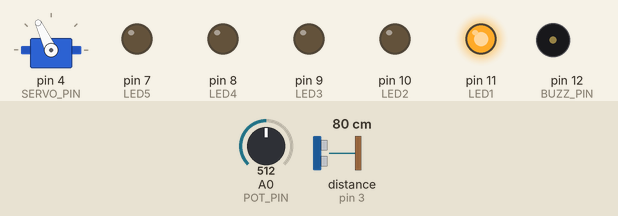
Bench run of a sketch on a simulated Arduino Uno, built with avr-gcc and run on an emulated ATmega328P. Parts: servo, output pins drawn as LEDs (lit = HIGH), buzzer (waves = sounding, pin HIGH). Wiring (inferred from the names in the program): ultrasonic range finder: trigger pin 2; echo pin 3. Inputs (shaded band) come from the test bench; at power-on: distance to the obstacle (sensor on pin 3) 80 cm, A0 (POT_PIN) = 512. The echo pulse lasts 58.3 µs per cm; pins used as bus, display or sensor lines are not drawn.

Above: at 2.5 s.
2.6 s: distance to the obstacle (sensor on pin 3) set to 2 cm
At 3.0 s:
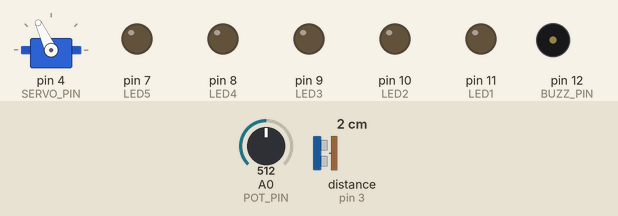
4.1 s: A0 (POT_PIN) set to 306
At 5.3 s:
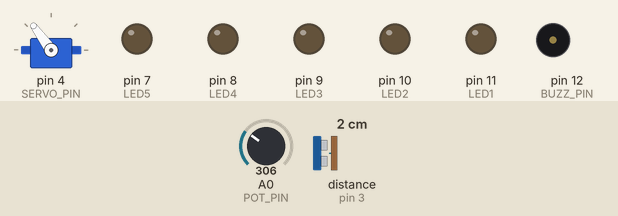
5.6 s: distance to the obstacle (sensor on pin 3) set to 18 cm
At 5.78 s:
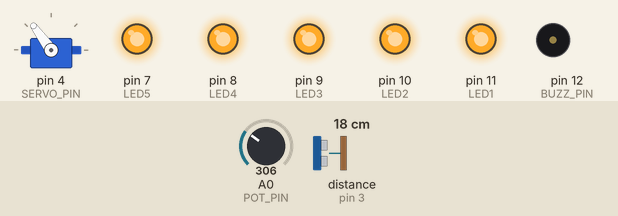
8.6 s: distance to the obstacle (sensor on pin 3) set to 78 cm
At 9.6 s:
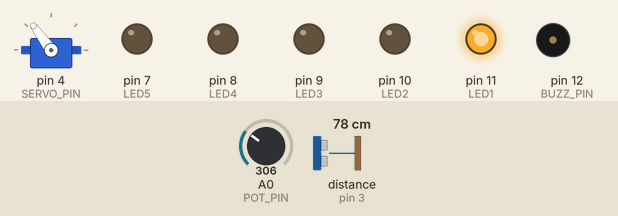
11.6 s: A0 (POT_PIN) set to 511
At 11.79 s:
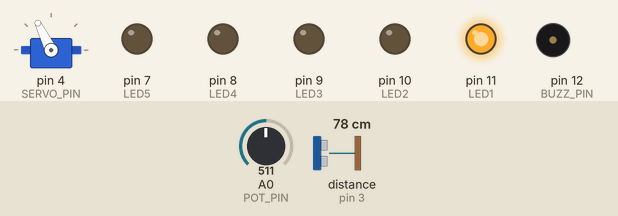
14.6 s: distance to the obstacle (sensor on pin 3) set to 35 cm
At 15.12 s:
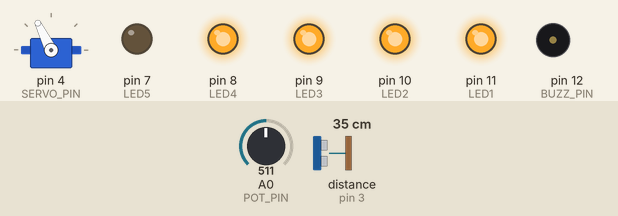
Timing chart, 0 to 18.6 s (numbered marks = the images above; inputs shaded):
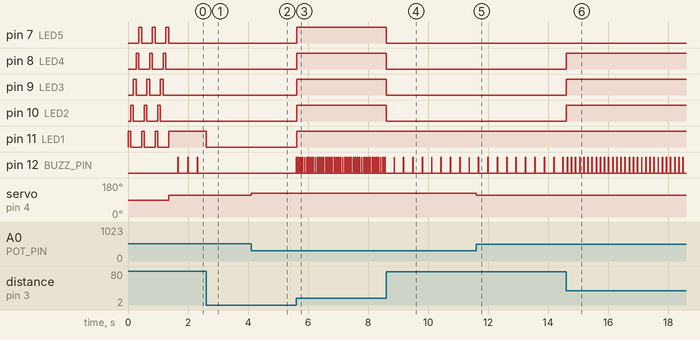

The sketch:

Radar.ino
```cpp
#include <Servo.h>

#define SERVO_PIN 4
#define POT_PIN A0
#define POT_MIN 0
#define POT_MAX 1024
#define ANGLE_MIN 88
#define ANGLE_MAX 142

#define BUZZ_PIN 12
#define ECHO_PIN 3
#define TRIG_PIN 2

#define LED1 11
#define LED2 10
#define LED3 9
#define LED4 8
#define LED5 7

int leds[5] = {LED1, LED2, LED3, LED4, LED5};

Servo servo = Servo();

int beep_delay;
long last_beep_timestamp;

void setup(){
  servo.attach(SERVO_PIN);

  pinMode(TRIG_PIN, OUTPUT);
  pinMode(ECHO_PIN, INPUT);

  pinMode(LED1, OUTPUT);
  pinMode(LED2, OUTPUT);
  pinMode(LED3, OUTPUT);
  pinMode(LED4, OUTPUT);
  pinMode(LED5, OUTPUT);
  greeting();

  pinMode(BUZZ_PIN, OUTPUT);
  last_beep_timestamp = millis();
}

void loop(){
  servo.write(map(analogRead(POT_PIN), POT_MIN, POT_MAX, ANGLE_MAX, ANGLE_MIN));
  double distance = measure();
  beep_delay = 4 * distance;
  if (distance < 90.0 && distance > 7.0){
    beep();
    if (distance < 24.0){
      led_ctrl(5);
    }
    else if (distance < 41.0){
      led_ctrl(4);
    }
    else if (distance < 58.0){
      led_ctrl(3);
    }
    else if (distance < 75.0){
      led_ctrl(2);
    }
    else{
      led_ctrl(1);
    }
  }
  else{
    led_ctrl(0);
  }
}

double measure(){
   digitalWrite(TRIG_PIN, LOW);
   delayMicroseconds(2);
   digitalWrite(TRIG_PIN, HIGH);
   delayMicroseconds(10);
   digitalWrite(TRIG_PIN, LOW);
   long duration = pulseIn(ECHO_PIN, HIGH);
   return duration * (0.034 / 2);
}

void beep(){
  if(millis() - last_beep_timestamp < beep_delay){
    return;
  }
  last_beep_timestamp = millis();
  digitalWrite(BUZZ_PIN, HIGH);
  delay(15);
  digitalWrite(BUZZ_PIN, LOW);
}

void greeting(){
  unsigned int i, j;
  for (j = 0; j < 3; j++){
    for (i = 0; i < 5; i++){
      digitalWrite(leds[i], HIGH);
      delay(90);
      digitalWrite(leds[i], LOW);
    }
  }
}

void led_ctrl(int n){
  unsigned int i;
  for (i = 0; i < n; i++){
    digitalWrite(leds[i], HIGH);
  }
  for (i = n; i < 5; i++){
    digitalWrite(leds[i], LOW);
  }
}
```

Measured:
- after the input at 2.6 s, pin 11 (LED1): HIGH → LOW at once; pin 12 (BUZZ_PIN): stops changing and stays LOW
- after the input at 4.1 s, servo on pin 4 (SERVO_PIN): 115° → 126° at once
- after the input at 5.6 s, pin 7 (LED5), pin 8 (LED4), pin 9 (LED3), pin 10 (LED2), pin 11 (LED1): LOW → HIGH at once; pin 12 (BUZZ_PIN): alternates HIGH for 0.02 s and LOW for 0.05 s, starting at once
- after the input at 8.6 s, pin 7 (LED5), pin 8 (LED4), pin 9 (LED3), pin 10 (LED2): HIGH → LOW at once; pin 12 (BUZZ_PIN): alternates HIGH for 0.02 s and LOW for 0.30 s, starting after 0.27 s
- after the input at 11.6 s, servo on pin 4 (SERVO_PIN): 126° → 116° at once
- after the input at 14.6 s, pin 8 (LED4), pin 9 (LED3), pin 10 (LED2): LOW → HIGH at once; pin 12 (BUZZ_PIN): alternates HIGH for 0.02 s and LOW for 0.12 s, starting at once
- by itself, pin 11 (LED1): alternates HIGH for 0.09 s and LOW for 0.36 s, 6 changes in all, then stays HIGH
- by itself, pin 12 (BUZZ_PIN): alternates HIGH for 0.02 s and LOW for 0.31 s
